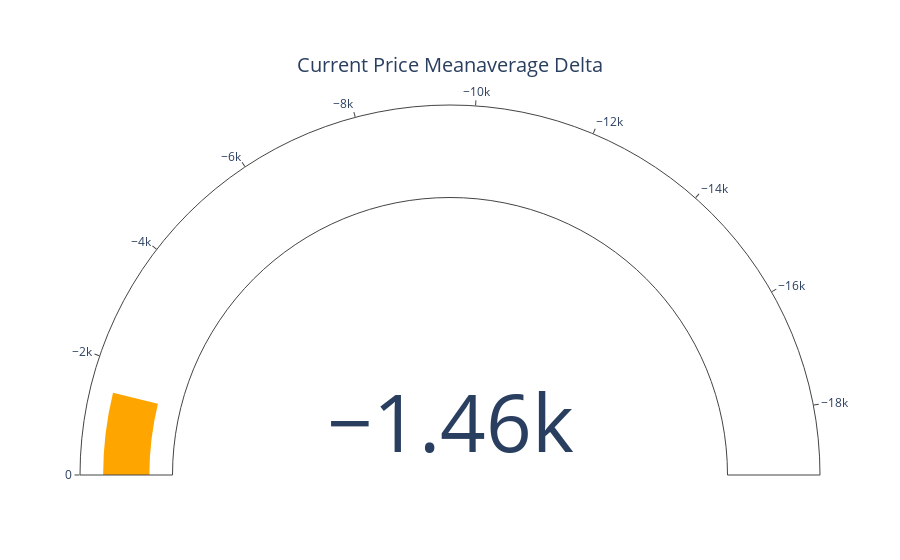

Notebook cell for this chart:
### Code cell
import plotly.graph_objects as go

fig = go.Figure(go.Indicator(
    domain = {'x': [0, 1], 'y': [0, 1]},
    value = df.price.iloc[-1] - df.meanavge.iloc[-1],
    mode = "gauge+number",
    title = {'text': "Current Price Meanaverage Delta"},
    delta = {'reference': 0},
    gauge = {'axis': {'range': [None, df.meanvalue[df['meanvalue']==df.meanvalue.min()].tolist()[0]]},
    'bar': {'color': "orange"}}))

fig.show()
fig.write_html("../static/price-mean.html")

### Figure 1 — Plotly figure (JSON) as saved in the notebook; plotly's stock layout.template omitted (floating-point values rounded to 4 significant figures)
{"data": [{"delta": {"reference": 0}, "domain": {"x": [0, 1], "y": [0, 1]}, "gauge": {"axis": {"range": [null, -19160.0]}, "bar": {"color": "orange"}}, "mode": "gauge+number", "title": {"text": "Current Price Meanaverage Delta"}, "type": "indicator", "value": -1460.0}], "layout": {}}
